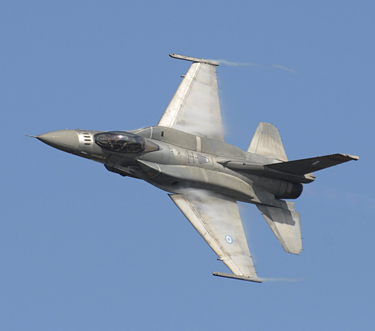
#> input picture data/plane.bmp, 375 x 331 px
$ python main.py data/plane.bmp data/plane.bmp
#> lines starting #> are read from the running program, lines starting #| are printed output that depends on the picture; after the words box and inside, x2 and y2 are one past the last pixel; in counts of white or black regions, pixels touching at a corner belong together; long printed decimals are rounded
### demo.py

from gk import gk
from harris import harris
from showKeypoints import showKeypoints
import numpy as np
import sys
from skimage import io
from skimage.color import rgb2gray
from showFeatures import showFeatures
from sift import printH, makeH, sift
from matching import matchSIFT
import cv2
from drawMatches import drawMatches


def demo(imgfile0,imgfile1):
    # read image, convert to gray
    #img = io.imread(sys.argv[1]);
#> called with imgfile0 = 'data/plane.bmp', imgfile1 = 'data/plane.bmp'
    img=io.imread("data/plane.bmp")
#> img is the input picture: shape (331, 375, 3); mean R, G, B 119.8, 145, 180.2
    img0 = io.imread(imgfile0)
    img1 = io.imread(imgfile1)

    print("orig0 shape: "+str(img0.shape))
#| orig0 shape: (331, 375, 3)
    print("orig1 shape: "+str(img1.shape))
#| orig1 shape: (331, 375, 3)

    gry0 = rgb2gray(img0)
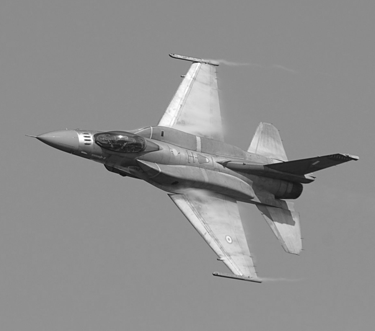
#> gry0: shape (331, 375) float64; min 0.0558, max 1, mean 0.557
    gry1 = rgb2gray(img1)

    print("gray0 shape: "+str(gry0.shape))
#| gray0 shape: (331, 375)
    print("gray1 shape: "+str(gry1.shape))
#| gray1 shape: (331, 375)

    # get list of locations of interest points
    feat0 = harris(gry0,gk(3,3,1),0.3)
    feat1 = harris(gry1,gk(3,3,1),0.3)

    print("number of features0: "+str(len(feat0)))
    print("number of features1: "+str(len(feat1)))

    # make sift descriptors
    des0 = sift(gry0,feat0)
    des1 = sift(gry1,feat1)

    showFeatures(img0,feat0,des0)
    showFeatures(img1,feat1,des1)

    M = matchSIFT(des0,des1,40,0.1)

    img2 = drawMatches(img0,feat0,img1,feat1,M)

    io.imshow( img2,vmin=0,vmax=255,cmap="gray")
    io.show()


### gk.py
import numpy as np
import math
def gk(r,c,s):
#> called with r = 3, c = 3, s = 1
	arr=np.zeros((r,c))
	for i in range(r):
		for j in range(c):
			arr[i,j]=(1/(2*math.pi*s*s))*math.exp(-1*((i-r//2)*(i-r//2)+(j-c//2)*(j-c//2))/(2*s*s))
	return arr

### harris.py
"""
Harris Corner Detection algorithm
:param img: image, numpy array
:param g: square guassian matrix, w
:th: threshold value for R
:returns: list of pairs. each pair is coordinates of an interst point, (x,y)
"""
import numpy as np
import scipy.signal as ss

xsobel = np.array([
    [1,0,-1],
    [2,0,-2],
    [1,0,-1]])

ysobel = np.array([
    [1,2,1],
    [0,0,0],
    [-1,-2,-1]])

def harris(img,g,th):
#> called with g = array of shape (3, 3), th = 0.3
    n=g.shape[0]
#> n = 3
    x=ss.convolve2d(img,xsobel)
    y=ss.convolve2d(img,ysobel)
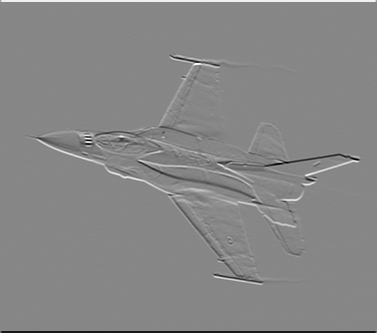
#> y: shape (333, 377) float64; min -2.81, max 2.5, mean 3.62e-17; drawn with min black and max white
    xx=x*x
    yy=y*y
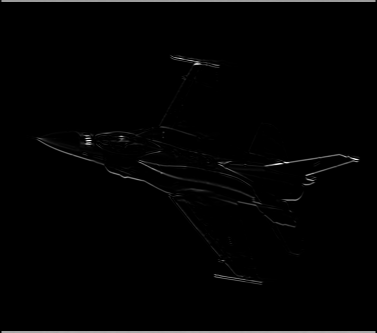
#> yy: shape (333, 377) float64; min 0, max 7.88, mean 0.0991; drawn with min black and max white
    xy=x*y
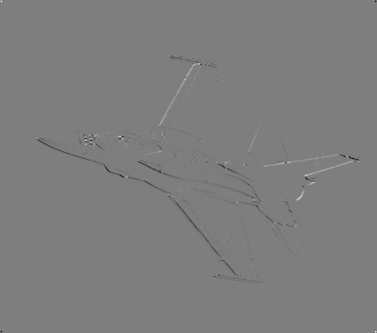
#> xy: shape (333, 377) float64; min -2.93, max 2.98, mean -0.00587; drawn with min black and max white
    r,c=img.shape[0],img.shape[1]
#> r = 331; c = 375
    avgR=0
    R=125
    feat=[]
    for i in range(r-n):
        for j in range(c-n):
            sxx=(g*xx[i:i+n, j:j+n]).sum()
            syy=(g*yy[i:i+n, j:j+n]).sum()
            sxy=(g*xy[i:i+n, j:j+n]).sum()
            d=(sxx*syy)-(sxy*sxy)
            t=sxx+syy
            if t!=0:
                R = d/t
            avgR+=R
            if R>th:
                if i>15 and i<r-15 and j>15 and j<c-15:
                    feat.append([i,j])
#> after the loop, avgR = 174.9; feat = [[136, 84], [136, 89], [136, 118], [136, 119], [136, 121], [137, 84], [137, 89], [138, 84], [138, 89], [138, 90], [139, 84], [139, 85], [139, 89], [139, 90], [140, 84], [140, 85], [140, 89], [140, 90], [141, 90], [159, 357], [175, 304], [175, 305]]
    avgR/=r*c
#> avgR = 0.00141
    print("average r: "+str(avgR))
#| average r: 0.001409
#> in demo, `feat0 = harris(gry0,gk(3,3,1),0.3)`: feat0 has the same summary as feat in harris
#| average r: 0.001409
#> in demo, `feat1 = harris(gry1,gk(3,3,1),0.3)`: feat1 has the same summary as feat in harris
#| number of features0: 22
#| number of features1: 22
    return feat

### sift.py
"""
Author: Gabriel Hofer
Course: CSC-414
Instructor: Dr. Randy Hoover
"""

import numpy as np
from gk import gk
import math


def printH(H):
    for i in H: print(str(i)+' ',end='')
    print()

def makeH(W):
    H=np.zeros(8)
    for i in range(1,5):
        for j in range(1,5):
            m = math.sqrt((W[i+1,j]-W[i-1,j])**2 + (W[i,j+1]-W[i,j-1])**2)
            if W[i,j+1] != W[i,j-1] and W[i+1,j] != W[i-1,j]:
                theta = math.atan2((W[i+1,j]-W[i-1,j]), (W[i,j+1]-W[i,j-1]))
            else: continue
            norm=int(math.floor((theta+math.pi)*8/(2*math.pi))%8)
            H[norm]+=m
    m=0
    theta=-1
    for i,j in enumerate(H):
        if j>m:
            m=j
            theta=i
    return [theta,m]

"""
Sift Feature Desciptor
:param feat - list of interest points a.k.a. keypoints
:returns
"""
def sift(img,feat):
    print("shape of img: "+str(img.shape))
#| shape of img: (331, 375)

    sift=[]
    tmp=[]
    for f in feat:
        if f[0]>8 and f[0]<img.shape[0]-8 and f[1]>8 and f[1]<img.shape[1]-8:
            tmp.append(f)
#> this loop made 22 passes
#> after the loop, tmp has the same summary as feat in harris
    feat=tmp
    for i in feat:
        r,c=i[0],i[1]
        A=np.zeros((4,4,2))
        for j in range(4):
            for k in range(4):
                A[j,k]=makeH(gk(6,6,1)*img[r-9+(j*4):r-3+(j*4),c-9+(k*4):c-3+(k*4)])
        B=np.zeros(8)
        for j in range(4):
            for k in range(4):
                B[int(A[j,k,0])]+=A[j,k,1]
        m=0
        theta=-1
        for i,j in enumerate(B):
            if j>m:
                m=j
                theta=i
        sift.append((theta,m))
#> this loop made 22 passes
#| shape of img: (331, 375)
#> the loop in sift (call 2), `for f in feat:` made 22 passes
#> the loop in sift (call 2), `for i in feat:` made 22 passes
    return sift

### showFeatures.py
"""
description: displays a red square depicting the dominant orientation.
param loc: [x,y] - location
param scale: scale that the feature was detected at
param orient: dominant orientation
return: returns nothing. overlays feature locations on top of the image
"""
from skimage import io
import cv2
import numpy as np
import math

def showFeatures(img,loc,D):
    print("lenth of loc and D: "+str(len(loc))+" , "+str(len(D)))
#| lenth of loc and D: 22 , 22


    for p in range(min(len(loc),len(D))):
        r,c=loc[p]
        dr=D[p][0]
        if D[p][0]%2==0:
            #something
            for j in range(11):
                img[r-j,c-11+j]=[255,0,0]
                img[r+j,c+11-j]=[255,0,0]
                img[r-11+j,c+j]=[255,0,0]
                img[r+11-j,c-j]=[255,0,0]
        else:
            #something else
            for j in range(-7,8):
                img[r+j,c+8,:]=[255,0,0]
                img[r+j,c-7,:]=[255,0,0]
                img[r+8,c+j,:]=[255,0,0]
                img[r-7,c+j,:]=[255,0,0]

        if dr==0:
            for j in range(7):
               img[r+j,c+j]=[255,0,0]
        if dr==1:
            for j in range(7):
               img[r-j,c+j]=[255,0,0]
        if dr==2:
            for j in range(7):
               img[r+j,c+j]=[255,0,0]
        if dr==3:
            for j in range(7):
                img[r-j,c-j]=[255,0,0]
        if dr==4:
            for j in range(7):
               img[r+j,c-j]=[255,0,0]
        if dr==5:
            for j in range(7):
                img[r+j,c+j]=[255,0,0]
        if dr==6:
            for j in range(7):
               img[r+j,c+j]=[255,0,0]
        if dr==7:
            for j in range(7):
                img[r+j,c+j]=[255,0,0]
#> this loop made 22 passes
#| lenth of loc and D: 22 , 22
#> the loop in showFeatures (call 2), `for p in range(min(len(loc),len(D))):` made 22 passes


#io.imshow((img * 255).astype(np.uint8)  , vmin=0, vmax=255, cmap="gray")
    io.imshow(img,vmin=0,vmax=255)
    io.show()


### matching.py
"""
Matching images based on using a
5x5 window as a feature desciptor.

:param img0
:param img1
:returns list of pairs of indices. each pair is a match.
"""
# [7 lines left out: function naive, not called in this run]

"""
Matches SIFT descriptors using two threshold values for comparing
similar orientations and magnitudes
:param d0 - descriptor list
:param d1 - descriptor list
:param theta_th - threshold for comparing orientation of descriptors
:param mag_th - threshold for comparing magnitude of descriptors
"""
def matchSIFT(d0,d1,theta_th,mag_th):
#> called with theta_th = 40, mag_th = 0.1
    matches=[]
    for idxi, i in enumerate(d0):
        for idxj, j in enumerate(d1):
            if abs(i[0]-j[0])<=theta_th and abs(i[1]-j[1])<=mag_th:
                matches.append([idxi,idxj])
#> this loop made 22 passes
#> i on passes 1 to 12: (6, 1.57), (6, 1.67), (6, 0.815), (6, 0.953), (6, 0.903), (6, 1.75), (3, 1.91), (3, 1.12), (4, 1.23), (4, 1.01), (5, 1.1), (4, 1.61)
    return matches

### drawMatches.py
"""
draw lines showing feature matches
"""
import cv2
import math
import numpy as np
from showKeypoints import showKeypoints
from skimage import io

"""
Description - draws a blue line
source: https://en.wikipedia.org/wiki/Digital_differential_analyzer_(graphics_algorithm)
:param img - image
:param one - (x0,y0)
:param two - (x1,y1)
:param c - color
"""
def line1(img,one,two,c):
    x0,y0=one
    x1,y1=two
    if y0==y1: return
    dx=x1-x0
    dy=y1-y0
    step=max(abs(dx),abs(dy))
    dx/=step
    dy/=step
    x=x0
    y=y0
    i=0
    while i<step:
        img[int(x),int(y)]=c
        x+=dx
        y+=dy
        i+=1

"""
Description - draws lines between matching descriptors
:param img0 - image 1
:param kp0 - keypoints 1
:param img1 - image 2
:param kp1 - keypoints 2
:param matches - matches keypoints
"""
def drawMatches(img0,kp0,img1,kp1,matches):
    img2 = np.zeros((
        max(img0.shape[0],img1.shape[0]),
        img0.shape[1]+img1.shape[1],
        3),np.uint(8))
    img2[0:img0.shape[0],0:img0.shape[1]] = img0
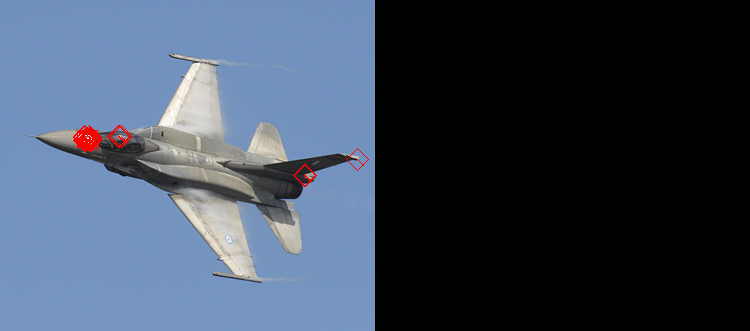
#> img2: shape (331, 750, 3) uint64; mean R, G, B 60.3, 72.1, 89.7
    img2[0:img1.shape[0],img0.shape[1]:img0.shape[1]+img1.shape[1]] = img1
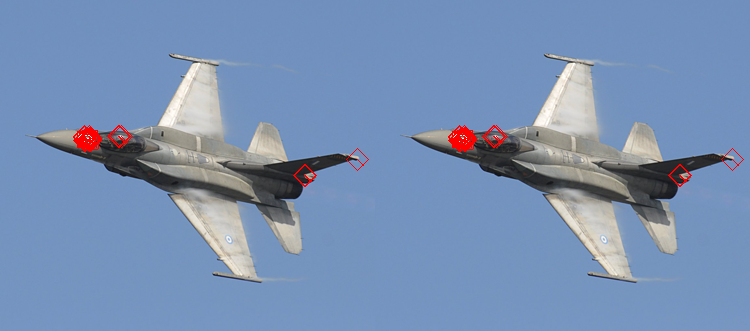
#> img2: shape (331, 750, 3) uint64; mean R, G, B 120.6, 144.2, 179.4
    nkp1=[] # translate coordinate of right image
    for i in range(len(kp1)):
        nkp1.append([kp1[i][0],img0.shape[1]+kp1[i][1]])
    for [i,j] in matches:
        try:
            one,two = kp1[i], nkp1[j]
            line1(img2,one,two,[255,0,0])
        except:
            None
#> this loop made 80 passes
#> j on passes 2 to 13: 11, 12, 13, 14, 1, 5, 11, 12, 2, 4, 3, 4
#> j on pass 1: 0
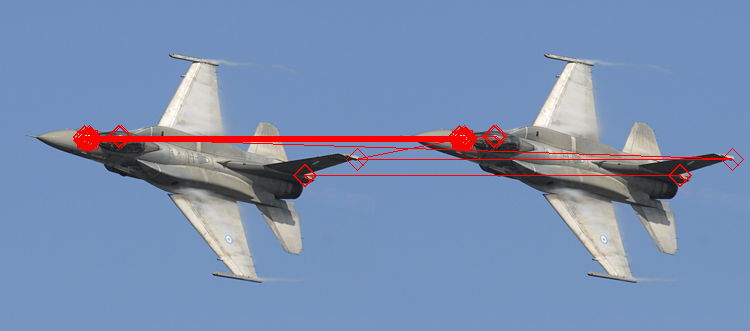
#> img2: shape (331, 750, 3) uint64; 1.37% of pixels changed, all inside (x1, y1, x2, y2) = (85, 136, 732, 176)
    return img2

### main.py


import sys
from demo import demo

print(sys.argv[0])

#demo("data/plane.bmp","data/plane.bmp")

demo(sys.argv[1],sys.argv[2])
